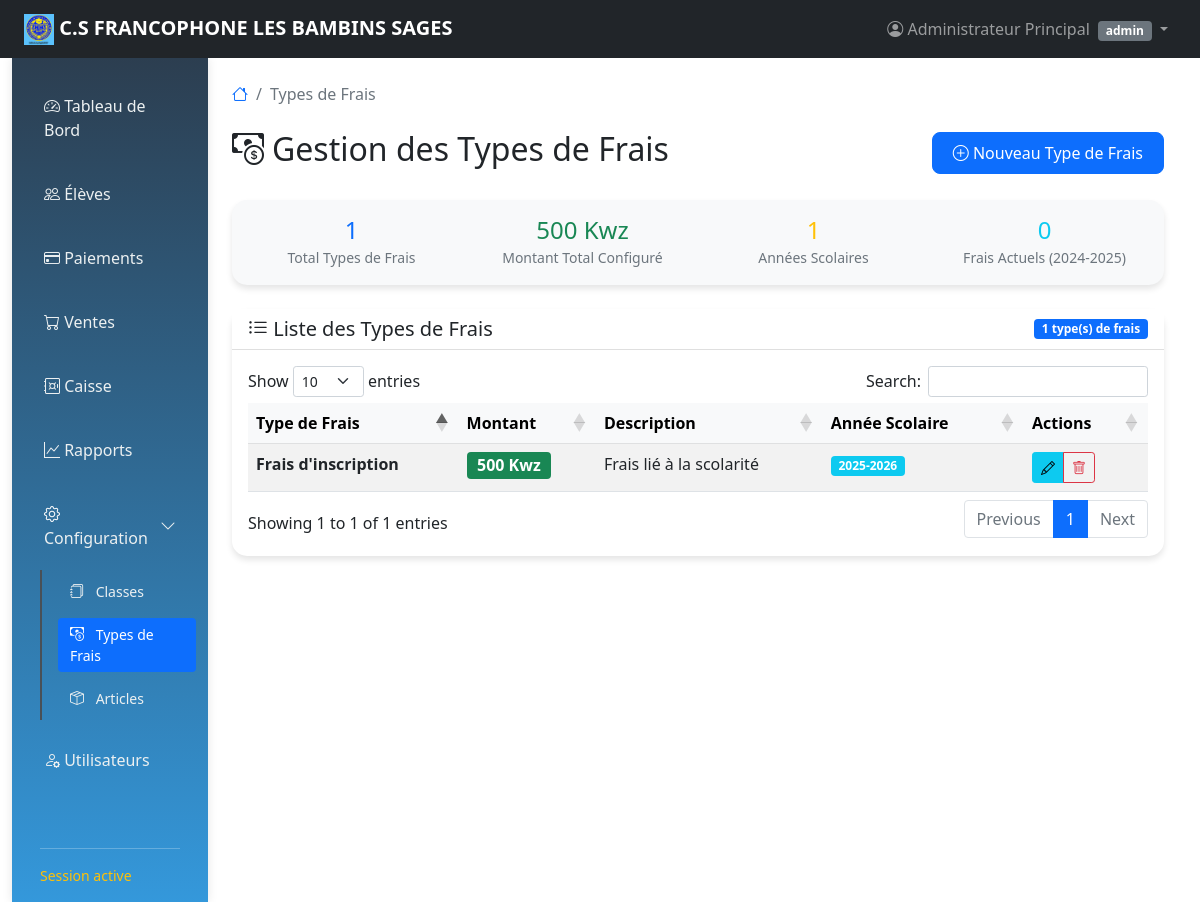
Page /frais.php (signed in) on the earlier database version.
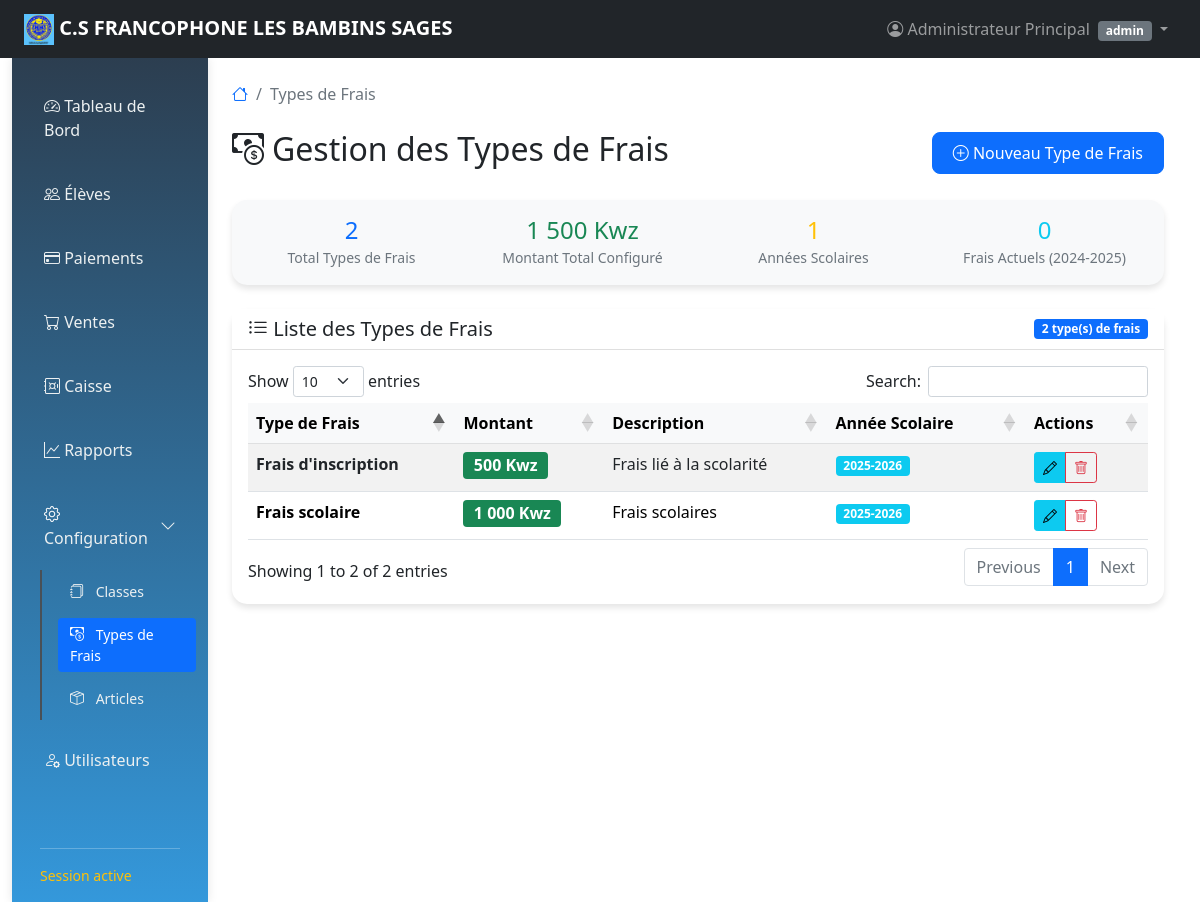
Same page on the later database version.
### tables this page shows
CREATE TABLE `frais` (
  `id` int(11) NOT NULL,
  `type_frais` varchar(100) NOT NULL,
  `montant` decimal(10,2) NOT NULL,
  `description` text DEFAULT NULL,
  `annee_scolaire` varchar(20) NOT NULL
);

### frais.php (the view, shortened to what the changed rows need)
<?php
$database = new Database();
$db = $database->getConnection();
$query = "SELECT * FROM frais ORDER BY annee_scolaire DESC, type_frais";
$stmt = $db->prepare($query);
$stmt->execute();
$frais = $stmt->fetchAll(PDO::FETCH_ASSOC);
?>
<?php
include 'layout.php';
?>
<div class="d-flex justify-content-between align-items-center mb-4">
    <h2><i class="bi bi-cash-coin me-2"></i>Gestion des Types de Frais</h2>
</div>
<div class="row mb-4">
    <div class="col-12">
        <div class="card bg-light">
            <div class="card-body py-3">
                <div class="row text-center">
                    <div class="col-md-3">
                        <h4 class="text-primary mb-0"><?php echo count($frais); ?></h4>
                        <small class="text-muted">Total Types de Frais</small>
                    </div>
                    <div class="col-md-3">
                        <h4 class="text-success mb-0">
                            <?php
                            $query_montant_total = "SELECT SUM(montant) as total FROM frais";
                            $stmt_montant_total = $db->prepare($query_montant_total);
                            $stmt_montant_total->execute();
                            $montant_total = $stmt_montant_total->fetch(PDO::FETCH_ASSOC)['total'];
                            echo number_format($montant_total, 0, ',', ' ') . ' Kwz';
                            ?>
                        </h4>
                        <small class="text-muted">Montant Total Configuré</small>
                    </div>
                </div>
            </div>
        </div>
    </div>
</div>
<div class="card">
    <div class="card-header bg-white d-flex justify-content-between align-items-center">
        <h5 class="card-title mb-0"><i class="bi bi-list-ul"></i> Liste des Types de Frais</h5>
        <span class="badge bg-primary"><?php echo count($frais); ?> type(s) de frais</span>
    </div>
    <div class="card-body">
        <?php if (count($frais) > 0): ?>
        <div class="table-responsive">
            <table class="table table-hover table-striped" id="tableFrais">
                <thead class="table-light">
                    <tr>
                        <th>Type de Frais</th>
                        <th>Montant</th>
                        <th>Description</th>
                        <th>Année Scolaire</th>
                        <th>Actions</th>
                    </tr>
                </thead>
                <tbody>
                    <?php foreach ($frais as $fra): ?>
                    <tr>
                        <td>
                            <strong><?php echo htmlspecialchars($fra['type_frais']); ?></strong>
                        </td>
                        <td>
                            <span class="badge bg-success fs-6">
                                <?php echo number_format($fra['montant'], 0, ',', ' '); ?> Kwz
                            </span>
                        </td>
                        <td>
                            <?php echo !empty($fra['description']) ? htmlspecialchars($fra['description']) : '<span class="text-muted">Aucune description</span>'; ?>
                        </td>
                        <td>
                            <span class="badge bg-info"><?php echo htmlspecialchars($fra['annee_scolaire']); ?></span>
                        </td>
                        <td>
                            <div class="btn-group btn-group-sm">
                                <a href="?modifier=<?php echo $fra['id']; ?>"
                                   class="btn btn-info" data-bs-toggle="tooltip" title="Modifier">
                                    <i class="bi bi-pencil"></i>
                                </a>
                                <a href="?supprimer=<?php echo $fra['id']; ?>"
                                   class="btn btn-outline-danger"
                                   data-bs-toggle="tooltip"
                                   title="Supprimer"
                                   onclick="return confirm('Êtes-vous sûr de vouloir supprimer ce type de frais ?')">
                                    <i class="bi bi-trash"></i>
                                </a>
                            </div>
                        </td>
                    </tr>
                    <?php endforeach; ?>
                </tbody>
            </table>
        </div>
        <?php endif; ?>
    </div>
</div>
<?php include 'layout-end.php'; ?>

Differences in the rows shown:
added frais: type_frais "Frais scolaire", montant "1 000", description "Frais scolaires", annee_scolaire "2025-2026"
Other differences:
count($frais): "1" → "2"
$montant_total: "500" → "1 500"
text written by a page script: "Show entries Search: Showing 1 to 1 of 1 entries Previous 1 Next" → "Show entries Search: Showing 1 to 2 of 2 entries Previous 1 Next"
